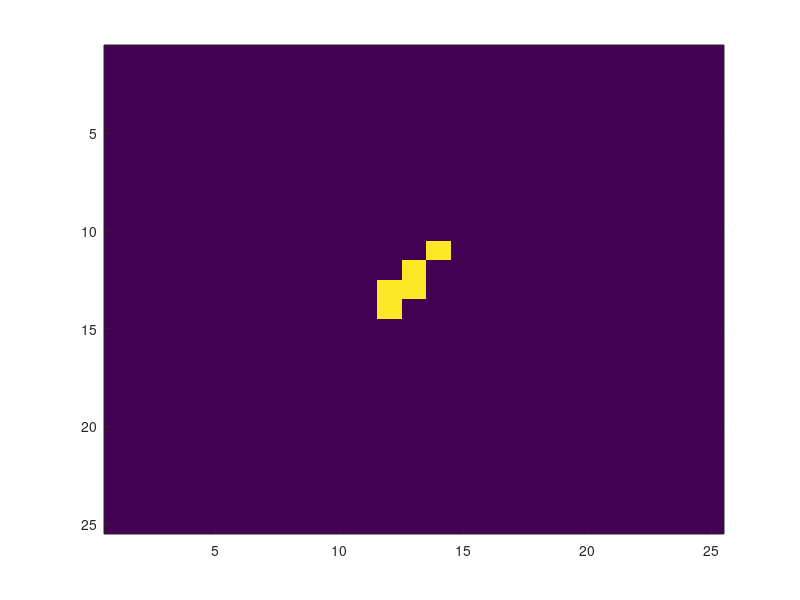
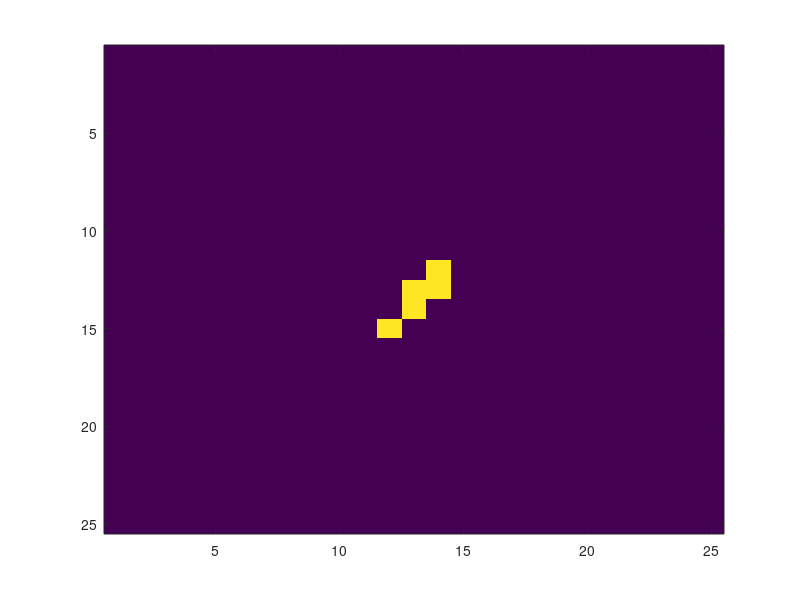

Recreate these plots in MATLAB, in order.
clear
close all

alldata = load('alldata.txt');
alldata(:,1)=[];

euler = load('sensorData.txt');
euler(:,1) = [];

% focal length
f = 4.26;

points = f*[euler(:,2) euler(:,3)];
points(:,1) = points(:,1) - points(1,1);
points(:,2) = points(:,2) - points(1,2);

points2 = round(points);
xq=points2(:,1);
vq=points2(:,2);

% move to the center
ksize = 25;
% ksize = length(xq);
offset = [round(mean(xq)-ksize/2),round(mean(vq)-ksize/2)];
xq = xq - offset(1);
vq = vq - offset(2);

k = zeros(ksize);

for i=1:length(xq)
    k(xq(i),vq(i)) = 1;
end
k = k./sum(k(:));

figure,imagesc(k)
figure,imagesc(rot90(k,2))
